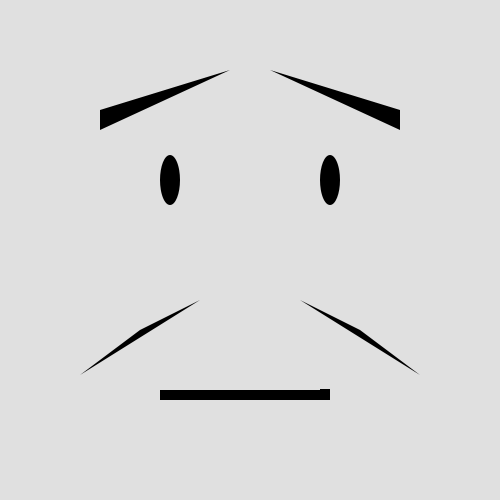
Frame 1 (no input)
Frame 60 (the mouse pressed at the canvas centre just before this capture): identical to frame 1, image omitted
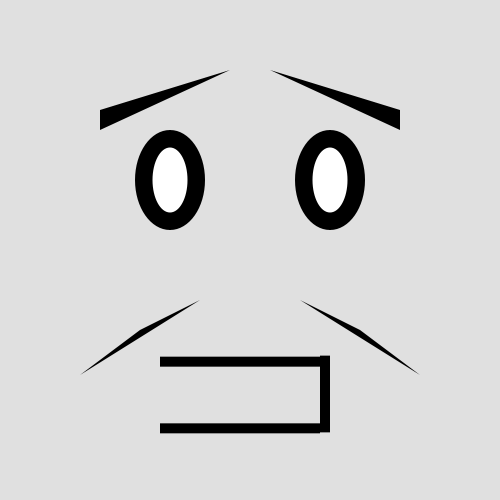
Frame 120 (the mouse held since frame 60 and released just before this capture)

The Processing sketch that drew these frames (run headless with seeded random() and noise(); from frame 60 on, the mouse is pressed at the canvas centre):

// Processing sketch: processing_50227
// ── processing_50227.pde

float rx1,ry1;
float rx2,ry2;

void setup()
{
  size(500,500);
  noCursor();
  background(255,255,255);
  
  rx1 = 160;
  ry1 = 390;
  rx2 = 160;
  ry2 = 390;
}

void draw()
{
   fill(255,255,255);
  noStroke();
  fill(224);
  quad(0,500,0,0,500,0,500,500);
  
  fill(0);
  noStroke();
  triangle(230,70,100,130,100,110);
  triangle(270,70,400,130,400,110);
  triangle(200,300,140,330,80,375);
  triangle(300,300,360,330,420,375);
  
  fill(0);
  float tm = map(-mouseX,0,30,389,393);
  quad(320,tm,330,tm,330,400,320,400);
  
  fill(0);
  float bm = map(mouseX,0,30,399,403);
  quad(320,bm,330,bm,330,400,320,400);
  
  fill(0);
  float tml = map(-mouseX,0,30,390,394);
  rect(rx1,tml,160,10);
  
  fill(0);
  float bml = map(mouseX,0,30,390,394);
  rect(rx2,bml,160,10);
  
  fill(0);
  float le = map(mouseX,0,width,50,150);
  ellipse(330,180,le-30,le);
  
  fill(0);
  float re = map(mouseX,0,width,50,150);
  ellipse(170,180,re-30,re);
  
  fill(255);
  float wle = map(mouseX,0,width,30,100);
  ellipse(330,180,wle-30,wle);
  
  fill(255);
  float wre = map(mouseX,0,width,30,100);
  ellipse(170,180,wre-30,wre);
  
 
  
  
}
